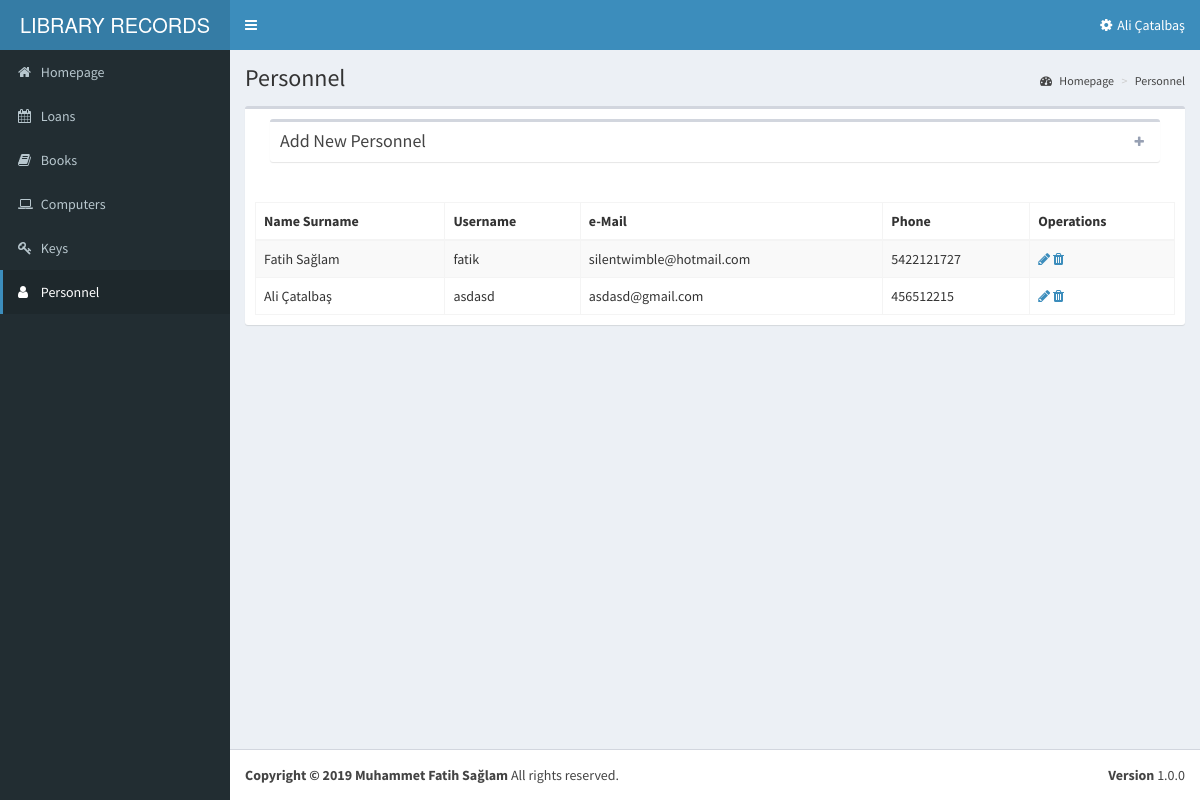
/personnel.php (signed in), run on the app's committed database.
### tables this page shows
CREATE TABLE IF NOT EXISTS `personnel` (
  `personnelId` int(11) NOT NULL AUTO_INCREMENT,
  `userName` varchar(4020) NOT NULL,
  `nameSurname` varchar(50) NOT NULL,
  `passWord` text NOT NULL,
  `eMail` varchar(50) NOT NULL,
  `phone` text NOT NULL,
  `auth` varchar(2) NOT NULL,
  PRIMARY KEY (`personnelId`)
);

### personnel.php (the view, shortened to what this page needs)
<?php
	if((!isset($_SESSION["login"]))||($_SESSION["auth"]=="0")){
	?>
<meta http-equiv="refresh" content="0;URL=login.php">
<?php
	} else
	{
	?>
<?php
  include("header.php");
?>
<div class="content-wrapper">
	<section class="content-header">
		<h1>
			<?=$lang["Personnel"];?>
		</h1>
		<ol class="breadcrumb">
			<li class="active"><a href="#"><i class="fa fa-dashboard"></i> <?=$lang["Homepage"];?></a></li>
			<li><a href="#"><?=$lang["Personnel"];?></a></li>
		</ol>
	</section>
	<section class="content">
		<div class="row">
			<div class="col-xs-12">
				<div class="box">
					<div class="box-header">
						<div class="col-md-12">
							<div class="box box-default collapsed-box">
								<div class="box-header with-border">
									<h3 class="box-title"><?=$lang["Add_New_Personnel"];?></h3>
									<div class="box-tools">
										<button type="button" class="btn btn-box-tool" data-widget="collapse"><i class="fa fa-plus"></i>
										</button>
									</div>
								</div>
							</div>
						</div>
					</div>
					<div class="box-body">
						<table id="example1" class="table table-bordered table-striped">
							<thead>
								<tr>
									<th><?=$lang["Name_Surname"];?></th>
									<th><?=$lang["Username"];?></th>
									<th><?=$lang["eMail"];?></th>
									<th><?=$lang["Phone"];?></th>
									<th><?=$lang["Operations"];?></th>
								</tr>
							</thead>
							<tbody>
								<?php
									$pullData=$connection->query("select * from personnel")->fetchAll(PDO::FETCH_ASSOC);
									foreach ($pullData as $pulledData)
									{
									?>
                    <tr>
                      <td><?=$pulledData['nameSurname'];?></td>
                      <td><?=$pulledData['userName'];?></td>
                      <td><?=$pulledData['eMail'];?></td>
                      <td><?=$pulledData['phone'];?></td>
                      <td>
                        <span class="button-group">
                        <a href="#" data-target="personnelEdit_<?=$pulledData['personnelId'];?>" date-toggle="modal" class="fa fa-pencil"></a>
                        <a href="personnel.php?action=delete&personnelId=<?=$pulledData['personnelId'];?>" onclick="return confirm('<?=$lang['Are_you_sure_to_delete'];?>');" class="fa fa-trash"></a>
                        </span>
                      </td>
                    </tr>
                <?php
                  }
                  ?>
							</tbody>
						</table>
					</div>
				</div>
			</div>
		</div>
	</section>
</div>
<?php
	include("footer.php");
	?>
<?php	} ?>

### data on the page
personnel: nameSurname "Fatih Sağlam", userName "fatik", eMail "silentwimble@hotmail.com", phone "5422121727"
personnel: nameSurname "Ali Çatalbaş", userName "asdasd", eMail "asdasd@gmail.com", phone "456512215"

### other printed values
$lang["LIBRARY_RECORDS"] "LIBRARY RECORDS"
$_SESSION["enteredPerson"] "Ali Çatalbaş"
$lang["Homepage"] "Homepage"
$lang["Loans"] "Loans"
$lang["Books"] "Books"
$lang["Computers"] "Computers"
$lang["Keys"] "Keys"
$lang['Personnel'] "Personnel"
$lang["Personnel"] "Personnel"
$lang["Add_New_Personnel"] "Add New Personnel"
$lang["Name_Surname"] "Name Surname"
$lang["Username"] "Username"
$lang["eMail"] "e-Mail"
$lang["Phone"] "Phone"
$lang["Operations"] "Operations"
